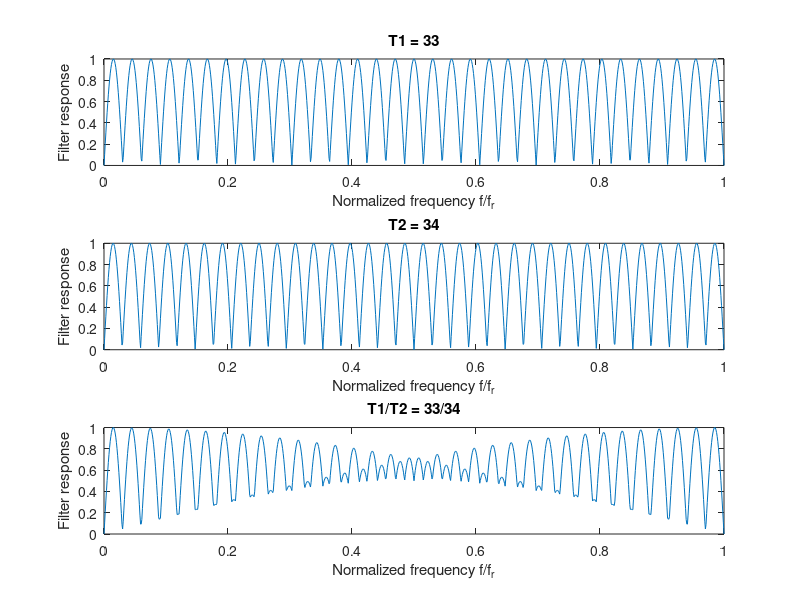

The MATLAB script that drew this image:
clear all; close all;
fofr    = 0:0.001:1;
f1  = 33 * fofr;
f2  = 34 * fofr;
resp1   = abs(sin(pi .* f1));
resp2   = abs(sin(pi .* f2));
resp    = resp1 + resp2;
respmax = max(resp);
resp    = resp./respmax;

figure('Name', 'PRF Staggering 33/34');
clf;
subplot(3,1,1);
plot(fofr, resp1);
title('T1 = 33');
xlabel('Normalized frequency f/f_r');
ylabel('Filter response');
subplot(3,1,2);
plot(fofr, resp2);
title('T2 = 34');
xlabel('Normalized frequency f/f_r');
ylabel('Filter response');
subplot(3,1,3);
plot(fofr, resp);
title('T1/T2 = 33/34');
xlabel('Normalized frequency f/f_r');
ylabel('Filter response');
